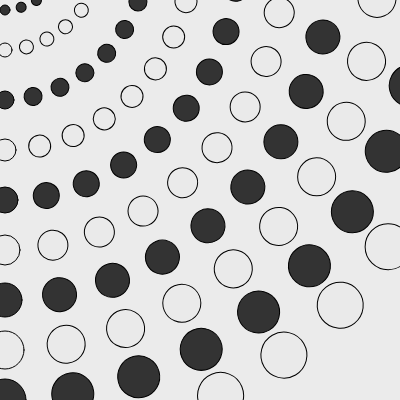
Frame 1 (no input)
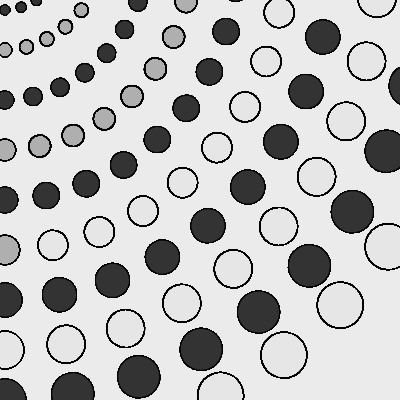
Frame 60 (no input)
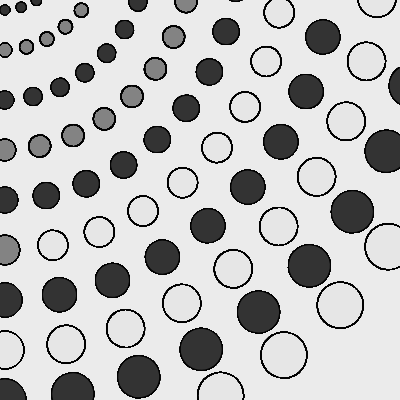
Frame 120 (the mouse pressed at the canvas centre since frame 60)

The p5.js sketch that drew these frames (run headless with seeded random() and noise() and a simulated clock; from frame 60 on, the mouse is pressed at the canvas centre):

// p5.js sketch
// ── sketch.js
function setup() {
    createCanvas(400, 400);
    background(213, 124);
}

function draw() {



for(var i=5; i < 1000; i = i + 15){
fill(51)
ellipse(i, 10, 10);
fill(123, 1)
ellipse(i, 50, 14);
fill(51)
ellipse(i, 100, 18);
fill(123, 1)
ellipse(i, 150, 22);
fill(51)
ellipse(i, 200, 26);
fill(123, 1)
ellipse(i, 250, 30);
fill(51)
ellipse(i, 300, 34);
fill(123, 1)
ellipse(i, 350, 38);
fill(51)
ellipse(i, 400, 42);
fill(123, 1)
ellipse(i, 450, 46);
fill(1)
rotate(25, 26)}


       


}
